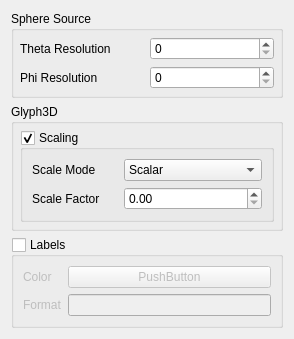
<?xml version="1.0" encoding="UTF-8"?>
<ui version="4.0">
 <class>ConfigPoints3D</class>
 <widget class="QWidget" name="ConfigPoints3D">
  <property name="geometry">
   <rect>
    <x>0</x>
    <y>0</y>
    <width>294</width>
    <height>299</height>
   </rect>
  </property>
  <property name="windowTitle">
   <string>Form</string>
  </property>
  <layout class="QGridLayout" name="gridLayout_2">
   <item row="0" column="0">
    <layout class="QGridLayout" name="gridLayout">
     <item row="1" column="0">
      <widget class="QGroupBox" name="groupBox_2">
       <property name="title">
        <string>Glyph3D</string>
       </property>
       <layout class="QGridLayout" name="gridLayout_6">
        <property name="leftMargin">
         <number>6</number>
        </property>
        <property name="topMargin">
         <number>6</number>
        </property>
        <property name="rightMargin">
         <number>6</number>
        </property>
        <property name="bottomMargin">
         <number>6</number>
        </property>
        <item row="0" column="0">
         <layout class="QGridLayout" name="gridLayout_5">
          <item row="0" column="0">
           <widget class="QGroupBox" name="scalingGroupBox">
            <property name="title">
             <string>Scaling</string>
            </property>
            <property name="checkable">
             <bool>true</bool>
            </property>
            <layout class="QGridLayout" name="gridLayout_8">
             <item row="0" column="0">
              <layout class="QGridLayout" name="gridLayout_7">
               <item row="0" column="1">
                <widget class="QComboBox" name="scaleModeCombo">
                 <item>
                  <property name="text">
                   <string>Scalar</string>
                  </property>
                 </item>
                 <item>
                  <property name="text">
                   <string>Vector</string>
                  </property>
                 </item>
                 <item>
                  <property name="text">
                   <string>Vector Components</string>
                  </property>
                 </item>
                 <item>
                  <property name="text">
                   <string>Off</string>
                  </property>
                 </item>
                </widget>
               </item>
               <item row="0" column="0">
                <widget class="QLabel" name="label_3">
                 <property name="text">
                  <string>Scale Mode</string>
                 </property>
                </widget>
               </item>
               <item row="1" column="0">
                <widget class="QLabel" name="label_4">
                 <property name="text">
                  <string>Scale Factor</string>
                 </property>
                </widget>
               </item>
               <item row="1" column="1">
                <widget class="QDoubleSpinBox" name="scaleFactorSpinBox"/>
               </item>
              </layout>
             </item>
            </layout>
           </widget>
          </item>
         </layout>
        </item>
       </layout>
      </widget>
     </item>
     <item row="2" column="0">
      <widget class="QGroupBox" name="labelsGroupBox">
       <property name="title">
        <string>Labels</string>
       </property>
       <property name="checkable">
        <bool>true</bool>
       </property>
       <property name="checked">
        <bool>false</bool>
       </property>
       <layout class="QGridLayout" name="gridLayout_10">
        <item row="0" column="0">
         <layout class="QGridLayout" name="gridLayout_9">
          <item row="0" column="0">
           <widget class="QLabel" name="label_5">
            <property name="text">
             <string>Color</string>
            </property>
           </widget>
          </item>
          <item row="0" column="1">
           <widget class="Widgets::ColorPushButton" name="labelsColorButton">
            <property name="text">
             <string>PushButton</string>
            </property>
           </widget>
          </item>
          <item row="1" column="0">
           <widget class="QLabel" name="label_6">
            <property name="text">
             <string>Format</string>
            </property>
           </widget>
          </item>
          <item row="1" column="1">
           <widget class="QLineEdit" name="labelsFormatEdit"/>
          </item>
         </layout>
        </item>
       </layout>
      </widget>
     </item>
     <item row="0" column="0">
      <widget class="QGroupBox" name="groupBox">
       <property name="title">
        <string>Sphere Source</string>
       </property>
       <layout class="QGridLayout" name="gridLayout_4">
        <property name="leftMargin">
         <number>6</number>
        </property>
        <property name="topMargin">
         <number>6</number>
        </property>
        <property name="rightMargin">
         <number>6</number>
        </property>
        <property name="bottomMargin">
         <number>6</number>
        </property>
        <item row="0" column="0">
         <layout class="QGridLayout" name="gridLayout_3">
          <item row="0" column="1">
           <widget class="QSpinBox" name="thetaResolutionSpinBox"/>
          </item>
          <item row="0" column="0">
           <widget class="QLabel" name="label">
            <property name="text">
             <string>Theta Resolution</string>
            </property>
           </widget>
          </item>
          <item row="1" column="1">
           <widget class="QSpinBox" name="phiResolutionSpinBox"/>
          </item>
          <item row="1" column="0">
           <widget class="QLabel" name="label_2">
            <property name="text">
             <string>Phi Resolution</string>
            </property>
           </widget>
          </item>
         </layout>
        </item>
       </layout>
      </widget>
     </item>
    </layout>
   </item>
  </layout>
 </widget>
 <customwidgets>
  <customwidget>
   <class>Widgets::ColorPushButton</class>
   <extends>QPushButton</extends>
   <header>colorpushbutton.h</header>
  </customwidget>
 </customwidgets>
 <resources/>
 <connections/>
</ui>
